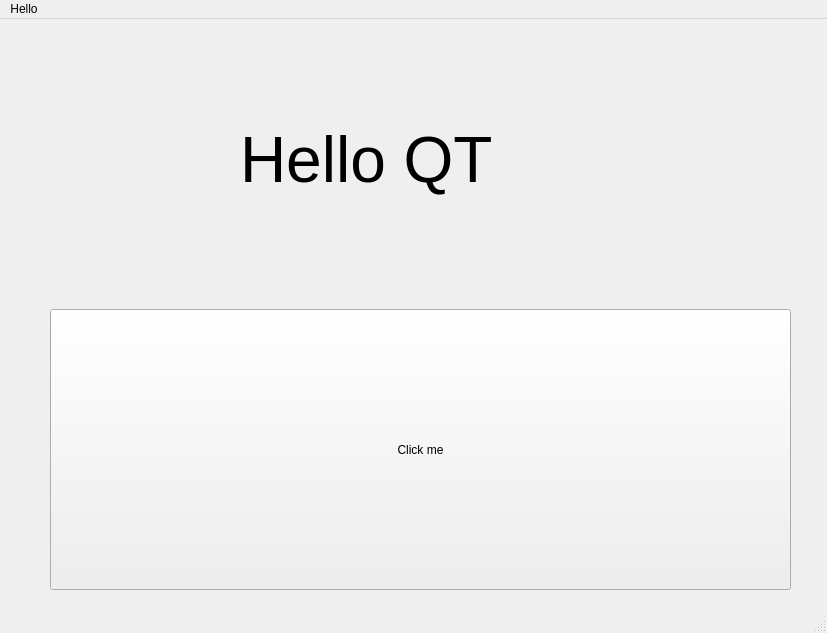
<?xml version="1.0" encoding="UTF-8"?>
<ui version="4.0">
 <class>MainWindow</class>
 <widget class="QMainWindow" name="MainWindow">
  <property name="geometry">
   <rect>
    <x>0</x>
    <y>0</y>
    <width>827</width>
    <height>633</height>
   </rect>
  </property>
  <property name="windowTitle">
   <string>MainWindow</string>
  </property>
  <widget class="QWidget" name="centralwidget">
   <widget class="QPushButton" name="click_button">
    <property name="geometry">
     <rect>
      <x>50</x>
      <y>290</y>
      <width>741</width>
      <height>281</height>
     </rect>
    </property>
    <property name="text">
     <string>Click me</string>
    </property>
   </widget>
   <widget class="QLabel" name="hello_label">
    <property name="geometry">
     <rect>
      <x>240</x>
      <y>80</y>
      <width>421</width>
      <height>121</height>
     </rect>
    </property>
    <property name="font">
     <font>
      <pointsize>48</pointsize>
     </font>
    </property>
    <property name="text">
     <string>Hello QT</string>
    </property>
   </widget>
  </widget>
  <widget class="QMenuBar" name="menubar">
   <property name="geometry">
    <rect>
     <x>0</x>
     <y>0</y>
     <width>827</width>
     <height>21</height>
    </rect>
   </property>
   <widget class="QMenu" name="menuHello">
    <property name="title">
     <string>Hello</string>
    </property>
   </widget>
   <addaction name="menuHello"/>
  </widget>
  <widget class="QStatusBar" name="statusbar"/>
 </widget>
 <resources/>
 <connections/>
</ui>
